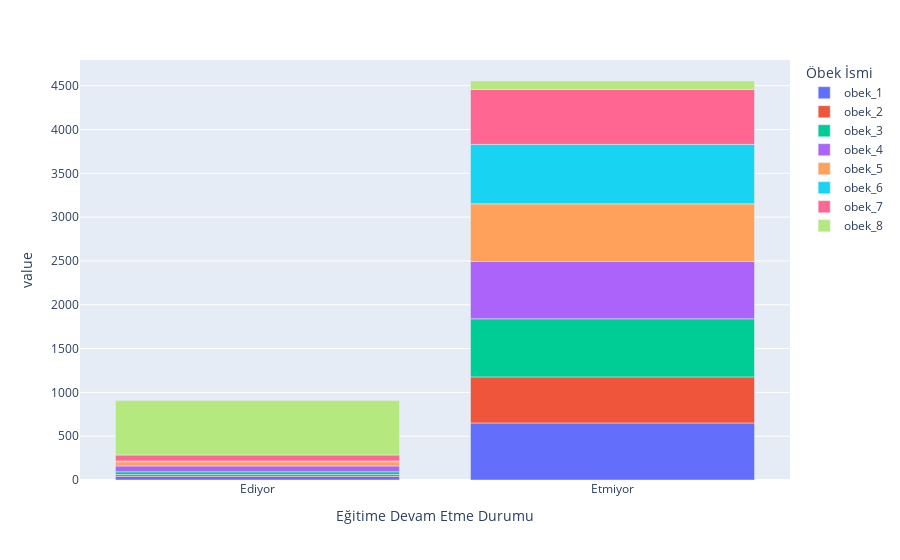

The cell this chart's notebook holds for it:
### Code cell
import plotly.express as px

grouped = df2.groupby(['Eğitime Devam Etme Durumu', 'Öbek İsmi'])
grouped_size = grouped.size().unstack()

fig = px.bar(grouped_size)
fig.show()

### Figure 1 — Plotly figure (JSON) as saved in the notebook; plotly's stock layout.template omitted (floating-point values rounded to 4 significant figures)
{"data": [{"alignmentgroup": "True", "hovertemplate": "Öbek İsmi=obek_1<br>Eğitime Devam Etme Durumu=%{x}<br>value=%{y}<extra></extra>", "legendgroup": "obek_1", "marker": {"color": "#636efa", "pattern": {"shape": ""}}, "name": "obek_1", "offsetgroup": "obek_1", "orientation": "v", "showlegend": true, "textposition": "auto", "x": ["Ediyor", "Etmiyor"], "xaxis": "x", "y": [41, 651], "yaxis": "y", "type": "bar"}, {"alignmentgroup": "True", "hovertemplate": "Öbek İsmi=obek_2<br>Eğitime Devam Etme Durumu=%{x}<br>value=%{y}<extra></extra>", "legendgroup": "obek_2", "marker": {"color": "#EF553B", "pattern": {"shape": ""}}, "name": "obek_2", "offsetgroup": "obek_2", "orientation": "v", "showlegend": true, "textposition": "auto", "x": ["Ediyor", "Etmiyor"], "xaxis": "x", "y": [21, 526], "yaxis": "y", "type": "bar"}, {"alignmentgroup": "True", "hovertemplate": "Öbek İsmi=obek_3<br>Eğitime Devam Etme Durumu=%{x}<br>value=%{y}<extra></extra>", "legendgroup": "obek_3", "marker": {"color": "#00cc96", "pattern": {"shape": ""}}, "name": "obek_3", "offsetgroup": "obek_3", "orientation": "v", "showlegend": true, "textposition": "auto", "x": ["Ediyor", "Etmiyor"], "xaxis": "x", "y": [32, 663], "yaxis": "y", "type": "bar"}, {"alignmentgroup": "True", "hovertemplate": "Öbek İsmi=obek_4<br>Eğitime Devam Etme Durumu=%{x}<br>value=%{y}<extra></extra>", "legendgroup": "obek_4", "marker": {"color": "#ab63fa", "pattern": {"shape": ""}}, "name": "obek_4", "offsetgroup": "obek_4", "orientation": "v", "showlegend": true, "textposition": "auto", "x": ["Ediyor", "Etmiyor"], "xaxis": "x", "y": [66, 654], "yaxis": "y", "type": "bar"}, {"alignmentgroup": "True", "hovertemplate": "Öbek İsmi=obek_5<br>Eğitime Devam Etme Durumu=%{x}<br>value=%{y}<extra></extra>", "legendgroup": "obek_5", "marker": {"color": "#FFA15A", "pattern": {"shape": ""}}, "name": "obek_5", "offsetgroup": "obek_5", "orientation": "v", "showlegend": true, "textposition": "auto", "x": ["Ediyor", "Etmiyor"], "xaxis": "x", "y": [48, 658], "yaxis": "y", "type": "bar"}, {"alignmentgroup": "True", "hovertemplate": "Öbek İsmi=obek_6<br>Eğitime Devam Etme Durumu=%{x}<br>value=%{y}<extra></extra>", "legendgroup": "obek_6", "marker": {"color": "#19d3f3", "pattern": {"shape": ""}}, "name": "obek_6", "offsetgroup": "obek_6", "orientation": "v", "showlegend": true, "textposition": "auto", "x": ["Ediyor", "Etmiyor"], "xaxis": "x", "y": [9, 679], "yaxis": "y", "type": "bar"}, {"alignmentgroup": "True", "hovertemplate": "Öbek İsmi=obek_7<br>Eğitime Devam Etme Durumu=%{x}<br>value=%{y}<extra></extra>", "legendgroup": "obek_7", "marker": {"color": "#FF6692", "pattern": {"shape": ""}}, "name": "obek_7", "offsetgroup": "obek_7", "orientation": "v", "showlegend": true, "textposition": "auto", "x": ["Ediyor", "Etmiyor"], "xaxis": "x", "y": [68, 627], "yaxis": "y", "type": "bar"}, {"alignmentgroup": "True", "hovertemplate": "Öbek İsmi=obek_8<br>Eğitime Devam Etme Durumu=%{x}<br>value=%{y}<extra></extra>", "legendgroup": "obek_8", "marker": {"color": "#B6E880", "pattern": {"shape": ""}}, "name": "obek_8", "offsetgroup": "obek_8", "orientation": "v", "showlegend": true, "textposition": "auto", "x": ["Ediyor", "Etmiyor"], "xaxis": "x", "y": [621, 96], "yaxis": "y", "type": "bar"}], "layout": {"xaxis": {"anchor": "y", "domain": [0, 1], "title": {"text": "Eğitime Devam Etme Durumu"}}, "yaxis": {"anchor": "x", "domain": [0, 1], "title": {"text": "value"}}, "legend": {"title": {"text": "Öbek İsmi"}, "tracegroupgap": 0}, "margin": {"t": 60}, "barmode": "relative"}}
